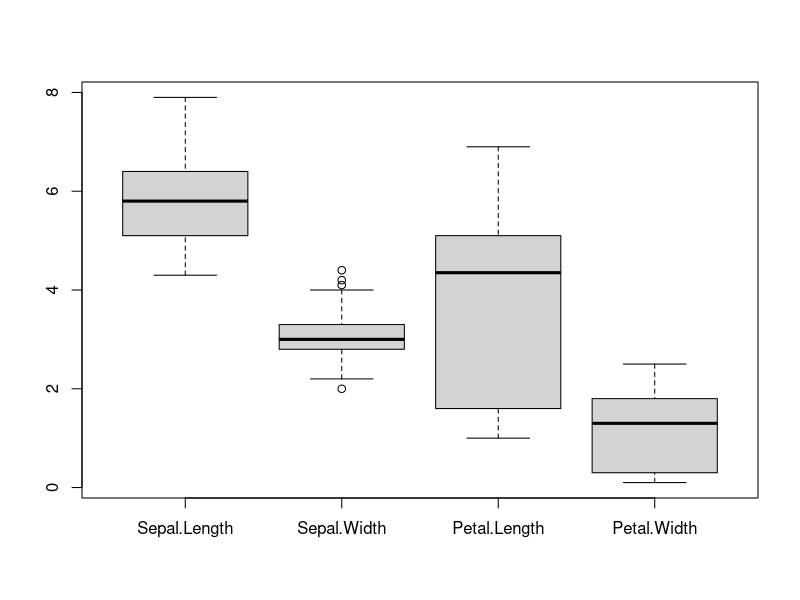
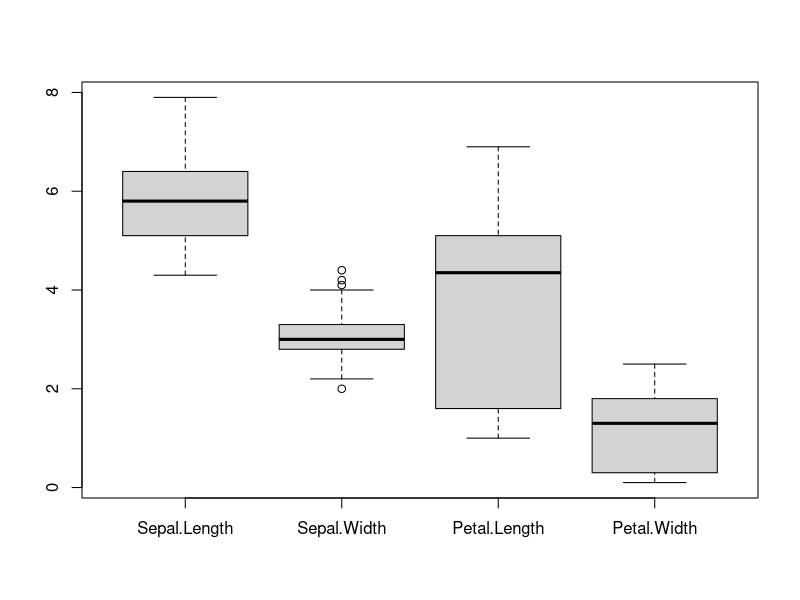
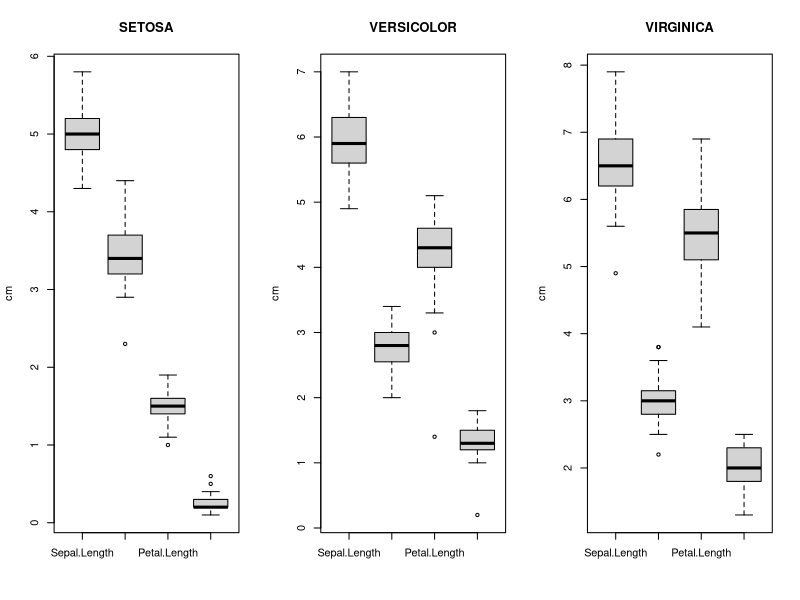
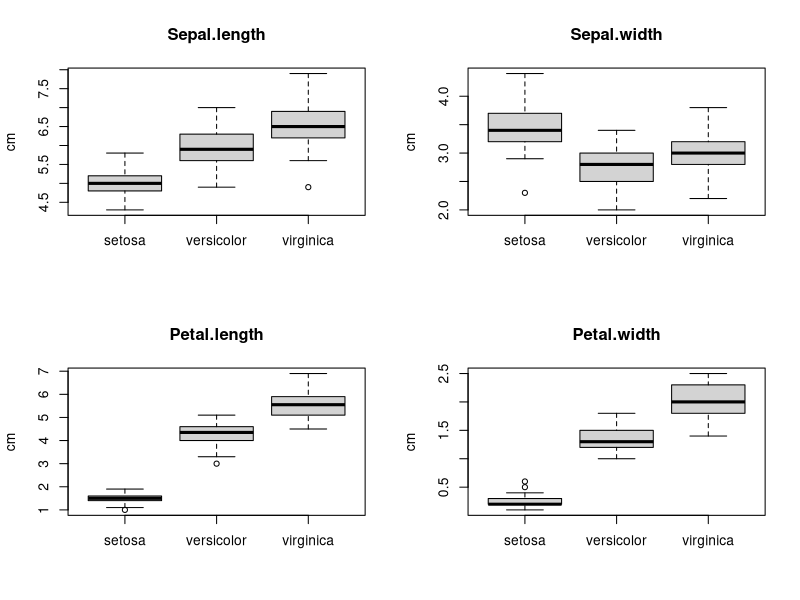
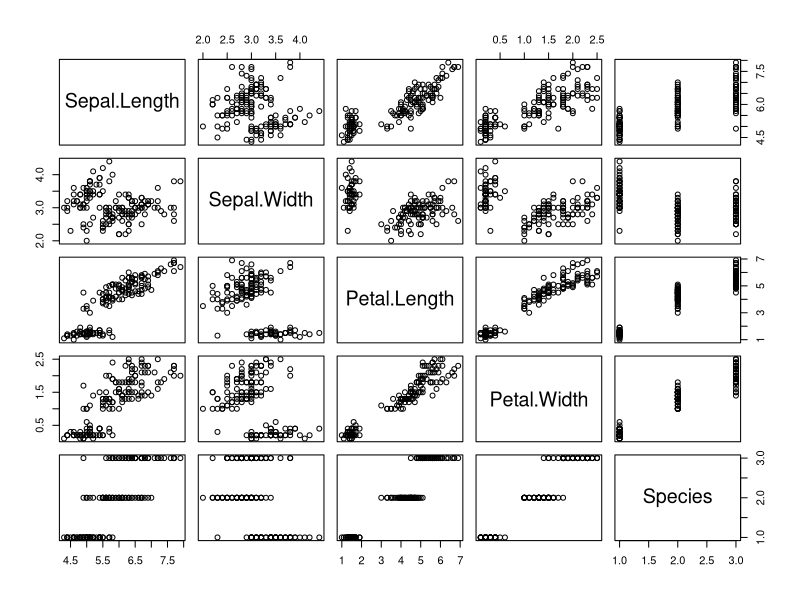
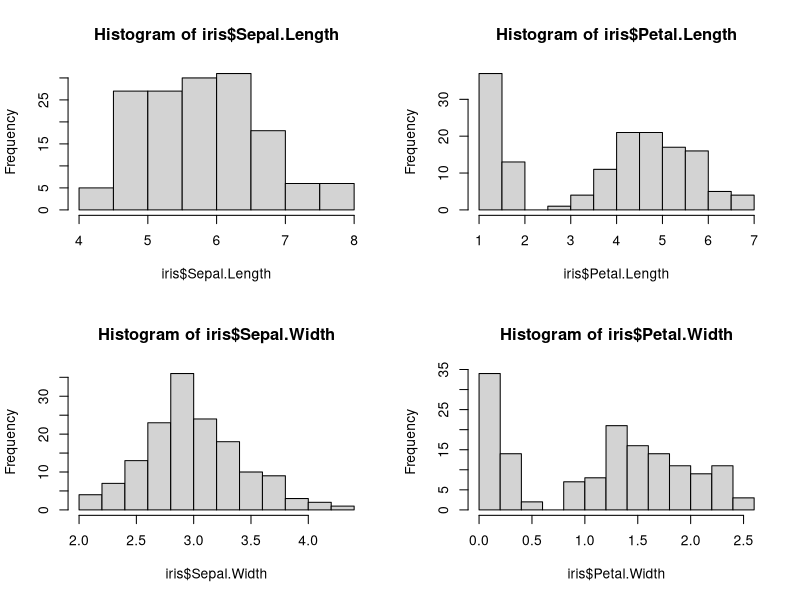
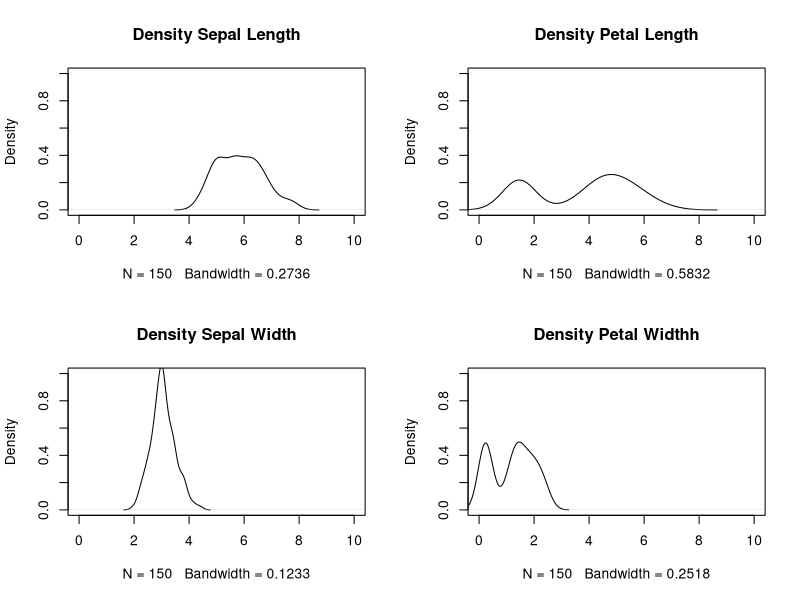
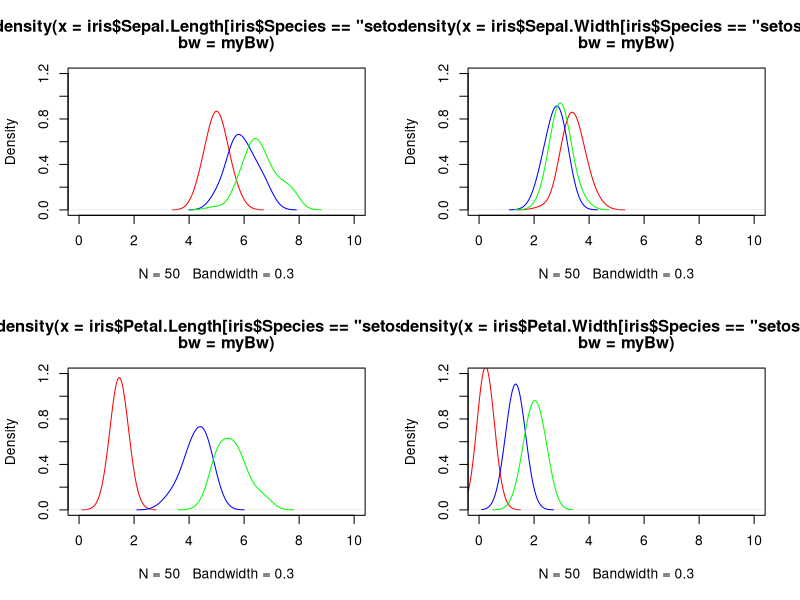

Write the R code that produced these figures, in order.
# Lezione 4 - Script

#rimuove la memoria di tutte le variabili presenti in memoria per partire "puliti"
rm(list = ls())

#quanti elementi di un array hanno una data proprietà
a <- c(1,4,6,1,3)
#quanti di questi numeri sono maggiori di 3?
b <- a[a>3]
length(b)

#oppure (versione abbreviata)
length(a[a>3])

#----------------------------------------------------------------------------------
#carico il dataset di R che si chiama IRIS
data(iris)
#esploro il dataset
summary(iris)

min(iris$Sepal.Length)
boxplot(iris[1:150,1:4]) #escludom la colonna di species

#stesso modo di dichiarare la riga di sopra...
boxplot(iris[1:150, -5])

#plotto differenziando le 3 specie
#prima si prepara il layout del grafico con par(mfrow)
par(mfrow=c(1,3))
#dopo si preparano i boxplot...
boxplot(main="SETOSA", ylab="cm", iris[iris$Species=="setosa",1:4])
boxplot(main="VERSICOLOR", ylab="cm", iris[50:100,1:4])
boxplot(main="VIRGINICA", ylab="cm", iris[100:150,1:4])


#visualizzo i dati in un altro modo, non per specie ma per variabili
attach(iris) #facendo attach, mi posso evitare di scriver ogni volta iris$ e scrivere direttamente Species (ad esempio)
par(mfrow=c(2,2))
boxplot(main="Sepal.length", ylab="cm",
        data.frame(setosa=iris[Species=="setosa",1],
                   versicolor=iris[Species=="versicolor",1],
                   virginica=iris[Species=="virginica",1]))
boxplot(main="Sepal.width", ylab="cm",
        data.frame(setosa=iris[Species=="setosa",2],
                   versicolor=iris[Species=="versicolor",2],
                   virginica=iris[Species=="virginica",2]))
boxplot(main="Petal.length", ylab="cm",
        data.frame(setosa=iris[Species=="setosa",3],
                   versicolor=iris[Species=="versicolor",3],
                   virginica=iris[Species=="virginica",3]))
boxplot(main="Petal.width", ylab="cm",
        data.frame(setosa=iris[iris$Species=="setosa",4],
                   versicolor=iris[iris$Species=="versicolor",4],
                   virginica=iris[iris$Species=="virginica",4]))
detach(iris) #mi scollego col dataset 

plot(iris)

hist(iris$Sepal.Length)
hist(iris$Sepal.Width)
hist(iris$Petal.Length)
hist(iris$Petal.Width)

# densità dei dati
plot(density(iris$Sepal.Length), main="Density Sepal Length", ylim=c(0,1), xlim=c(0,10))
plot(density(iris$Sepal.Width), main="Density Sepal Width", ylim=c(0,1), xlim=c(0,10))
plot(density(iris$Petal.Length), main="Density Petal Length", ylim=c(0,1), xlim=c(0,10))
plot(density(iris$Petal.Width), main="Density Petal Widthh", ylim=c(0,1), xlim=c(0,10))
#cercare il concetto di probabilità

# densità dei dati e fisso io la bandwidth
#plot(density(iris$Sepal.Length, bw=0.1), main="Density Sepal Length", ylim=c(0,1), xlim=c(0,10))
#plot(density(iris$Sepal.Width, bw=0.1), main="Density Sepal Width", ylim=c(0,1), xlim=c(0,10))
#plot(density(iris$Petal.Length, bw=0.1), main="Density Petal Length", ylim=c(0,1), xlim=c(0,10))
#plot(density(iris$Petal.Width, bw=0.1), main="Density Petal Widthh", ylim=c(0,1), xlim=c(0,10))


#resetto il layout
par(mfrow=c(2,2))
myBw <- 0.3
plot(density(iris$Sepal.Length[iris$Species=="setosa"], bw=myBw), col="red", xlim=c(0,10), ylim=c(0,1.2))
points(density(iris$Sepal.Length[iris$Species=="versicolor"], bw=myBw), col="blue", type="l")
points(density(iris$Sepal.Length[iris$Species=="virginica"], bw=myBw), col="green", type="l")

plot(density(iris$Sepal.Width[iris$Species=="setosa"], bw=myBw), col="red", xlim=c(0,10), ylim=c(0,1.2))
points(density(iris$Sepal.Width[iris$Species=="versicolor"], bw=myBw), col="blue", type="l")
points(density(iris$Sepal.Width[iris$Species=="virginica"], bw=myBw), col="green", type="l")

plot(density(iris$Petal.Length[iris$Species=="setosa"], bw=myBw), col="red", xlim=c(0,10), ylim=c(0,1.2))
points(density(iris$Petal.Length[iris$Species=="versicolor"], bw=myBw), col="blue", type="l")
points(density(iris$Petal.Length[iris$Species=="virginica"], bw=myBw), col="green", type="l")

plot(density(iris$Petal.Width[iris$Species=="setosa"], bw=myBw), col="red", xlim=c(0,10), ylim=c(0,1.2))
points(density(iris$Petal.Width[iris$Species=="versicolor"], bw=myBw), col="blue", type="l")
points(density(iris$Petal.Width[iris$Species=="virginica"], bw=myBw), col="green", type="l")














